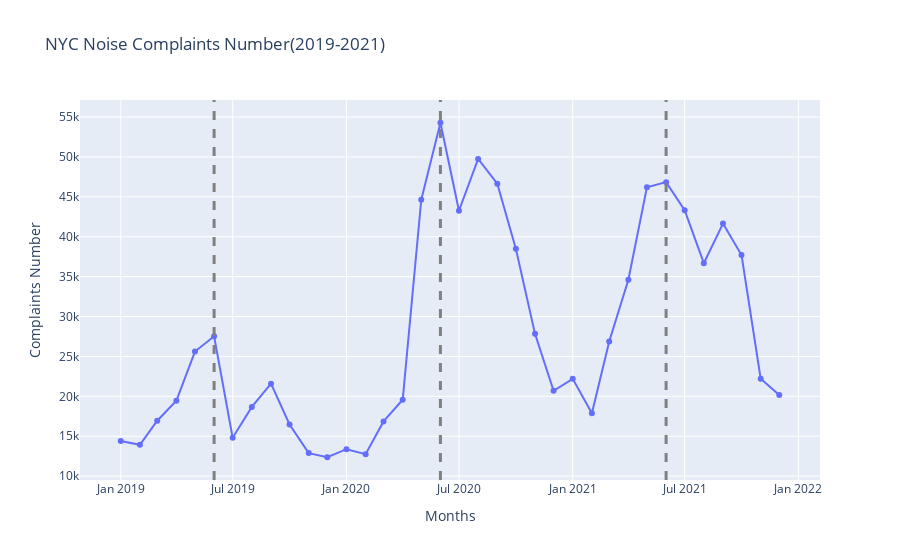

The notebook cell this image was saved under:
### Code cell
#plot it in an interactive graph
fig = px.line(noise_data_month, x='year-month', y='Unique_Key', markers=True,
labels={"year-month":"Months","Unique_Key":"Complaints Number"},
title="NYC Noise Complaints Number(2019-2021)")
fig.add_vline(x='2019-06-01', line_width=3, line_dash="dash", line_color="grey")
fig.add_vline(x='2020-06-01', line_width=3, line_dash="dash", line_color="grey")
fig.add_vline(x='2021-06-01', line_width=3, line_dash="dash", line_color="grey")
fig.show()
#plt.savefig("time.png", dpi=600)

### Figure 1 — Plotly figure (JSON) as saved in the notebook; plotly's stock layout.template omitted (floating-point values rounded to 4 significant figures)
{"data": [{"hovertemplate": "Months=%{x}<br>Complaints Number=%{y}<extra></extra>", "legendgroup": "", "line": {"color": "#636efa", "dash": "solid"}, "marker": {"symbol": "circle"}, "mode": "lines+markers", "name": "", "orientation": "v", "showlegend": false, "type": "scatter", "x": ["2019-01-01T00:00:00", "2019-02-01T00:00:00", "2019-03-01T00:00:00", "2019-04-01T00:00:00", "2019-05-01T00:00:00", "2019-06-01T00:00:00", "2019-07-01T00:00:00", "2019-08-01T00:00:00", "2019-09-01T00:00:00", "2019-10-01T00:00:00", "2019-11-01T00:00:00", "2019-12-01T00:00:00", "2020-01-01T00:00:00", "2020-02-01T00:00:00", "2020-03-01T00:00:00", "2020-04-01T00:00:00", "2020-05-01T00:00:00", "2020-06-01T00:00:00", "2020-07-01T00:00:00", "2020-08-01T00:00:00", "2020-09-01T00:00:00", "2020-10-01T00:00:00", "2020-11-01T00:00:00", "2020-12-01T00:00:00", "2021-01-01T00:00:00", "2021-02-01T00:00:00", "2021-03-01T00:00:00", "2021-04-01T00:00:00", "2021-05-01T00:00:00", "2021-06-01T00:00:00", "2021-07-01T00:00:00", "2021-08-01T00:00:00", "2021-09-01T00:00:00", "2021-10-01T00:00:00", "2021-11-01T00:00:00", "2021-12-01T00:00:00"], "xaxis": "x", "y": [14397, 13925, 16937, 19450, 25607, 27521, 14810, 18672, 21590, 16474, 12882, 12364, 13373, 12748, 16852, 19568, 44622, 54288, 43259, 49759, 46657, 38491, 27830, 20699, 22192, 17890, 26883, 34620, 46204, 46846, 43319, 36686, 41649, 37711, 22216, 20165], "yaxis": "y"}], "layout": {"autosize": true, "legend": {"tracegroupgap": 0}, "shapes": [{"line": {"color": "grey", "dash": "dash", "width": 3}, "type": "line", "x0": "2019-06-01", "x1": "2019-06-01", "xref": "x", "y0": 0, "y1": 1, "yref": "y domain"}, {"line": {"color": "grey", "dash": "dash", "width": 3}, "type": "line", "x0": "2020-06-01", "x1": "2020-06-01", "xref": "x", "y0": 0, "y1": 1, "yref": "y domain"}, {"line": {"color": "grey", "dash": "dash", "width": 3}, "type": "line", "x0": "2021-06-01", "x1": "2021-06-01", "xref": "x", "y0": 0, "y1": 1, "yref": "y domain"}], "title": {"text": "NYC Noise Complaints Number(2019-2021)"}, "xaxis": {"anchor": "y", "autorange": true, "domain": [0, 1], "range": ["2018-10-29 20:09:27.6026", "2022-02-02 03:50:32.3974"], "title": {"text": "Months"}, "type": "date"}, "yaxis": {"anchor": "x", "autorange": true, "domain": [0, 1], "range": [8904.0, 57750.0], "title": {"text": "Complaints Number"}, "type": "linear"}}}
